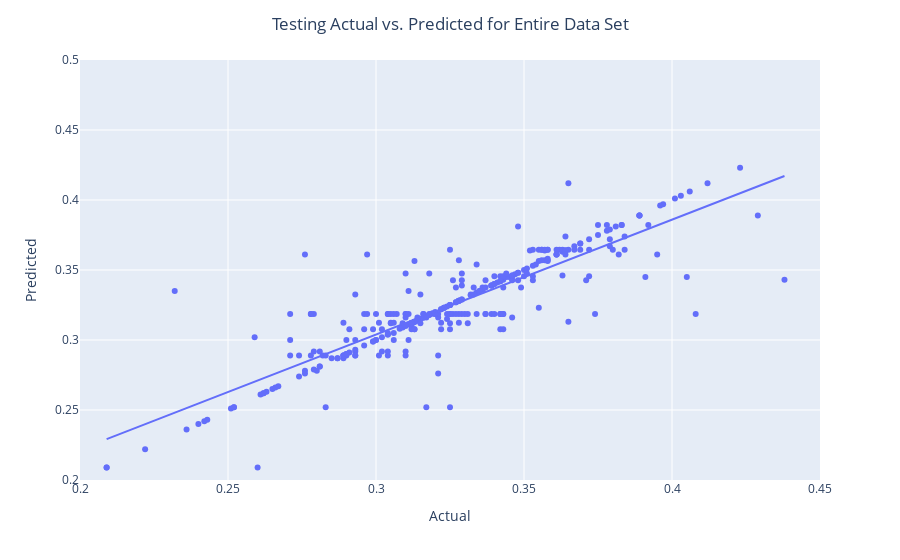

Notebook source saved alongside this figure:
### Code cell
predictionAllPlayers = regressor.predict(independentSet)
resultFrameAllPlayers = pd.DataFrame({'Name': battingData[columns[1]],'Actual': dependentSet, 'Predicted': predictionAllPlayers})
#print(resultFrameAllPlayers)

# Print XY Scatter Plot using plotly. The closer to the line, the smaller the error in the prediction. 

fig = px.scatter(resultFrameAllPlayers, x="Actual", y="Predicted", hover_name="Name", trendline="ols")
fig.update_layout(title_text='Testing Actual vs. Predicted for Entire Data Set', title_x=0.5)
fig.update_xaxes(range=[0.2, 0.45])
fig.update_yaxes(range=[0.2, 0.5])
fig.show()

print('Mean Absolute Error:', metrics.mean_absolute_error(dependentSet, predictionAllPlayers))
print('Mean Squared Error:', metrics.mean_squared_error(dependentSet, predictionAllPlayers))
print('Root Mean Squared Error:', np.sqrt(metrics.mean_squared_error(dependentSet, predictionAllPlayers)))

### Figure 1 — Plotly figure (JSON) as saved in the notebook; plotly's stock layout.template omitted (floating-point values rounded to 4 significant figures; data arrays with more than 128 entries replaced by an {"elided": "..."} marker saying what was removed)
{"data": [{"hovertemplate": "<b>%{hovertext}</b><br><br>Actual=%{x}<br>Predicted=%{y}<extra></extra>", "hovertext": {"elided": "320 str values"}, "legendgroup": "", "marker": {"color": "#636efa", "symbol": "circle"}, "mode": "markers", "name": "", "orientation": "v", "showlegend": false, "type": "scatter", "x": {"elided": "320 float values"}, "xaxis": "x", "y": {"elided": "320 float values"}, "yaxis": "y"}, {"hovertemplate": "<b>OLS trendline</b><br>Predicted = 0.820579 * Actual + 0.0576984<br>R<sup>2</sup>=0.752012<br><br>Actual=%{x}<br>Predicted=%{y} <b>(trend)</b><extra></extra>", "legendgroup": "", "marker": {"color": "#636efa", "symbol": "circle"}, "mode": "lines", "name": "", "showlegend": false, "type": "scatter", "x": {"elided": "320 float values"}, "xaxis": "x", "y": {"elided": "320 float values"}, "yaxis": "y"}], "layout": {"legend": {"tracegroupgap": 0}, "margin": {"t": 60}, "title": {"text": "Testing Actual vs. Predicted for Entire Data Set", "x": 0.5}, "xaxis": {"anchor": "y", "domain": [0, 1], "range": [0.2, 0.45], "title": {"text": "Actual"}}, "yaxis": {"anchor": "x", "domain": [0, 1], "range": [0.2, 0.5], "title": {"text": "Predicted"}}}}
